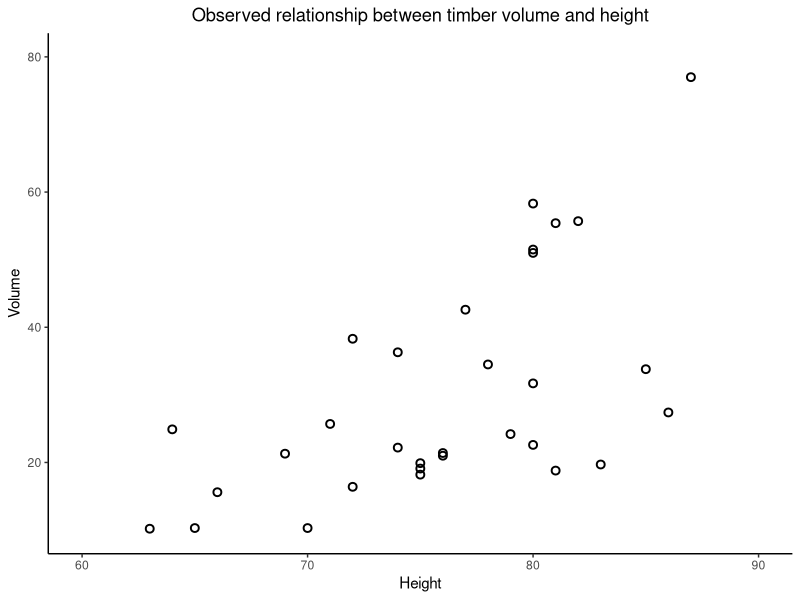

This chart was generated by the following R code:
library(ggplot2)
library(tidyverse)
library(readxl)

data <- read_excel("datasheetsch02.xls")
Trees <- data |> select(HEIGHT, VOLUME) 

Trees |> ggplot(aes(x = HEIGHT, y = VOLUME))+
  geom_point(shape = 1, size = 2, stroke = 1)+
  xlim(c(60,90))+
  ylim(c(10,80))+
  theme_classic()+
  labs(title = "Observed relationship between timber volume and height",
       x = "Height", y = "Volume")+
  theme(plot.title = element_text(hjust = 0.5))

reg <- lm(Trees$VOLUME~Trees$HEIGHT)

summary(reg)
anova(reg)

